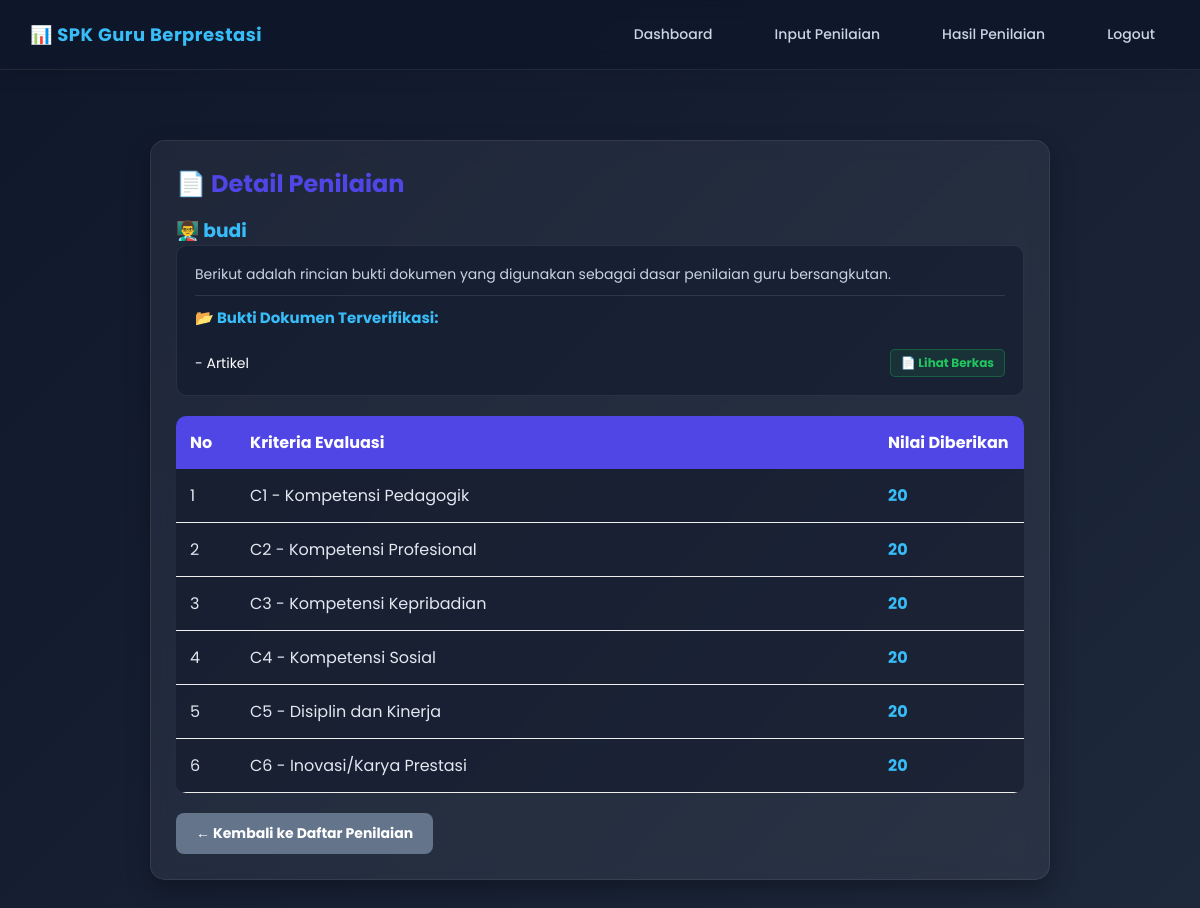
The page /spk_guru_saw/penilai/detail_penilaian.php?id=21 (signed in) on the database its author committed.
### tables this page shows
CREATE TABLE `guru` (
  `id_guru` int(11) NOT NULL,
  `id_user` int(11) DEFAULT NULL,
  `nip` varchar(30) DEFAULT NULL,
  `nama_guru` varchar(100) DEFAULT NULL,
  `mapel` varchar(100) DEFAULT NULL
);

CREATE TABLE `dokumen` (
  `id_dokumen` int(11) NOT NULL,
  `id_guru` int(11) NOT NULL,
  `jenis_dokumen` varchar(100) DEFAULT NULL,
  `nama_file` varchar(255) DEFAULT NULL,
  `tanggal_upload` datetime DEFAULT current_timestamp(),
  `status` varchar(20) DEFAULT 'Pending'
);

CREATE TABLE `penilaian` (
  `id_penilaian` int(11) NOT NULL,
  `id_user` int(11) DEFAULT NULL,
  `id_guru` int(11) DEFAULT NULL,
  `id_kriteria` int(11) DEFAULT NULL,
  `nilai` double DEFAULT NULL
);

CREATE TABLE `kriteria` (
  `id_kriteria` int(11) NOT NULL,
  `kode_kriteria` varchar(10) DEFAULT NULL,
  `nama_kriteria` varchar(100) DEFAULT NULL,
  `bobot` double DEFAULT NULL
);

### spk_guru_saw/penilai/detail_penilaian.php (the view, shortened to what this page needs)
<?php
include '../config/koneksi.php';
$id_guru = $_GET['id'];
$guru = mysqli_query(
    $koneksi,
    "SELECT * FROM guru WHERE id_guru='$id_guru'"
);
$data_guru = mysqli_fetch_array($guru);
$id_user_guru = $data_guru['id_user'];
$dokumen = mysqli_query(
    $koneksi,
    "SELECT * FROM dokumen WHERE id_guru='$id_user_guru' AND status='Diverifikasi'"
);
$data = mysqli_query(
    $koneksi,
    "SELECT
        kriteria.nama_kriteria,
        kriteria.kode_kriteria,
        penilaian.nilai
     FROM penilaian
     JOIN kriteria
     ON kriteria.id_kriteria = penilaian.id_kriteria
     WHERE penilaian.id_user='".$_SESSION['id_user']."'
     AND penilaian.id_guru='$id_guru'
     ORDER BY kriteria.id_kriteria ASC"
);
?>
<!DOCTYPE html>
<html>
<head>
<link rel="stylesheet" href="../assets/css/style.css">
</head>
<body>
<?php include '../template/menu_penilai.php'; ?>
<div class="container">
    <div class="card">
        <h2>📄 Detail Penilaian</h2>
        <h3>👨‍🏫 <?= htmlspecialchars($data_guru['nama_guru']); ?></h3>
        <div class="info-box">
            <p>Berikut adalah rincian bukti dokumen yang digunakan sebagai dasar penilaian guru bersangkutan.</p>
            <hr style="border:0; border-top:1px solid rgba(255,255,255,0.1); margin:10px 0;">
            <h4>📂 Bukti Dokumen Terverifikasi:</h4>
            <?php if(mysqli_num_rows($dokumen) > 0) { ?>
                <ul class="doc-list">
                    <?php while($d = mysqli_fetch_assoc($dokumen)) { ?>
                        <tr>
                            <li>
                                <span style="color: #fff; font-size: 14px;">- <?= htmlspecialchars($d['jenis_dokumen']); ?></span>
                                <a href="../uploads/<?= htmlspecialchars($d['nama_file']); ?>" target="_blank" class="btn-lihat">📄 Lihat Berkas</a>
                            </li>
                        </tr>
                    <?php } ?>
                </ul>
            <?php } else { ?>
                <div style="background: rgba(239,68,68,0.1); border: 1px solid rgba(239,68,68,0.3); padding: 10px; border-radius: 6px; color: #fca5a5; font-size: 13px;">
                    Belum ada dokumen yang diverifikasi untuk guru ini.
                </div>
            <?php } ?>
        </div>
        <table>
            <tr>
                <th width="60">No</th>
                <th>Kriteria Evaluasi</th>
                <th width="150">Nilai Diberikan</th>
            </tr>
            <?php
            $no = 1;
            while($row = mysqli_fetch_array($data)){
            ?>
            <tr>
                <td><?= $no++; ?></td>
                <td><?= htmlspecialchars($row['kode_kriteria']) . ' - ' . htmlspecialchars($row['nama_kriteria']); ?></td>
                <td><strong style="color: #38bdf8;"><?= htmlspecialchars($row['nilai']); ?></strong></td>
            </tr>
            <?php } ?>
        </table>
        <a href="hasil_penilaian.php" class="btn">← Kembali ke Daftar Penilaian</a>
    </div>
</div>
</body>
</html>

### spk_guru_saw/assets/css/style.css (style rules this page uses)
* { margin:0; padding:0; box-sizing:border-box; font-family:'Poppins', sans-serif; }
body { background:#f4f7fb; color:#333; }
.container { width:90%; margin:40px auto; }
.card { background:white; padding:30px; border-radius:20px; box-shadow:0 10px 25px rgba(0,0,0,0.08); }
h2 { margin-bottom:20px; color:#4f46e5; }
button, .btn { display:inline-block; padding:12px 20px; border:none; border-radius:10px; text-decoration:none; cursor:pointer; transition:0.3s; font-size:14px; font-weight:500; }
table { width:100%; border-collapse:collapse; margin-top:20px; }
table tr th { background:#4f46e5; color:white; padding:14px; text-align:left; }
table tr td { padding:14px; border-bottom:1px solid #eee; }
.btn { background:#10b981; color:white; padding:10px 20px; border:none; border-radius:8px; cursor:pointer; text-decoration:none; }
.btn { background:#10b981; color:white; padding:10px 20px; border:none; border-radius:8px; text-decoration:none; cursor:pointer; }

### spk_guru_saw/penilai/detail_penilaian.php (style rules this page uses)
body { margin:0; font-family:'Segoe UI', Tahoma, sans-serif; background: linear-gradient(135deg, #0f172a, #1e293b); color:#fff; }
.container { padding:30px; }
.card { background: rgba(255,255,255,0.06); border: 1px solid rgba(255,255,255,0.08); backdrop-filter: blur(10px); padding:25px; border-radius:15px; box-shadow:0 10px 25px rgba(0,0,0,0.3); max-width: 900px; margin: 0 auto; }
h2 { margin:0 0 15px 0; }
h3 { color:#38bdf8; margin-top: 0; }
.info-box { background: rgba(15, 23, 42, 0.5); padding:18px; border-radius:10px; border:1px solid rgba(255,255,255,0.08); margin-bottom:20px; }
.info-box p { margin: 0 0 10px 0; color: #cbd5e1; font-size: 14px; }
.info-box h4 { margin: 0 0 10px 0; color: #38bdf8; font-size: 15px; }
.doc-list { list-style: none; padding: 0; margin: 0; }
.doc-list li { display: flex; justify-content: space-between; align-items: center; padding: 10px 0; border-bottom: 1px solid rgba(255,255,255,0.05); }
.doc-list li:last-child { border-bottom: none; padding-bottom: 0; }
.btn-lihat { background: rgba(34, 197, 94, 0.1); color: #22c55e; padding: 4px 10px; border-radius: 5px; text-decoration: none; font-size: 12px; font-weight: bold; border: 1px solid rgba(34, 197, 94, 0.3); transition: 0.3s; }
table { width:100%; border-collapse:collapse; min-width:600px; background: rgba(15, 23, 42, 0.4); border-radius:10px; overflow:hidden; }
th { padding:12px; text-align:left; background: rgba(56, 189, 248, 0.15); color:#cbd5e1; }
td { padding:12px; color:#e2e8f0; background: rgba(15, 23, 42, 0.2); border-bottom: 1px solid rgba(255,255,255,0.02); }
.btn { display:inline-block; margin-top:20px; padding:10px 20px; border-radius:8px; background:#64748b; color:#fff; text-decoration:none; font-size:14px; font-weight: bold; transition: 0.3s; }

### rows shown on the page
guru: nama_guru "budi"
dokumen: jenis_dokumen "Artikel"
penilaian: id_kriteria.kode_kriteria "C1", id_kriteria.nama_kriteria "Kompetensi Pedagogik", nilai "20"
penilaian: id_kriteria.kode_kriteria "C2", id_kriteria.nama_kriteria "Kompetensi Profesional", nilai "20"
penilaian: id_kriteria.kode_kriteria "C3", id_kriteria.nama_kriteria "Kompetensi Kepribadian", nilai "20"
penilaian: id_kriteria.kode_kriteria "C4", id_kriteria.nama_kriteria "Kompetensi Sosial", nilai "20"
penilaian: id_kriteria.kode_kriteria "C5", id_kriteria.nama_kriteria "Disiplin dan Kinerja", nilai "20"
penilaian: id_kriteria.kode_kriteria "C6", id_kriteria.nama_kriteria "Inovasi/Karya Prestasi", nilai "20"
